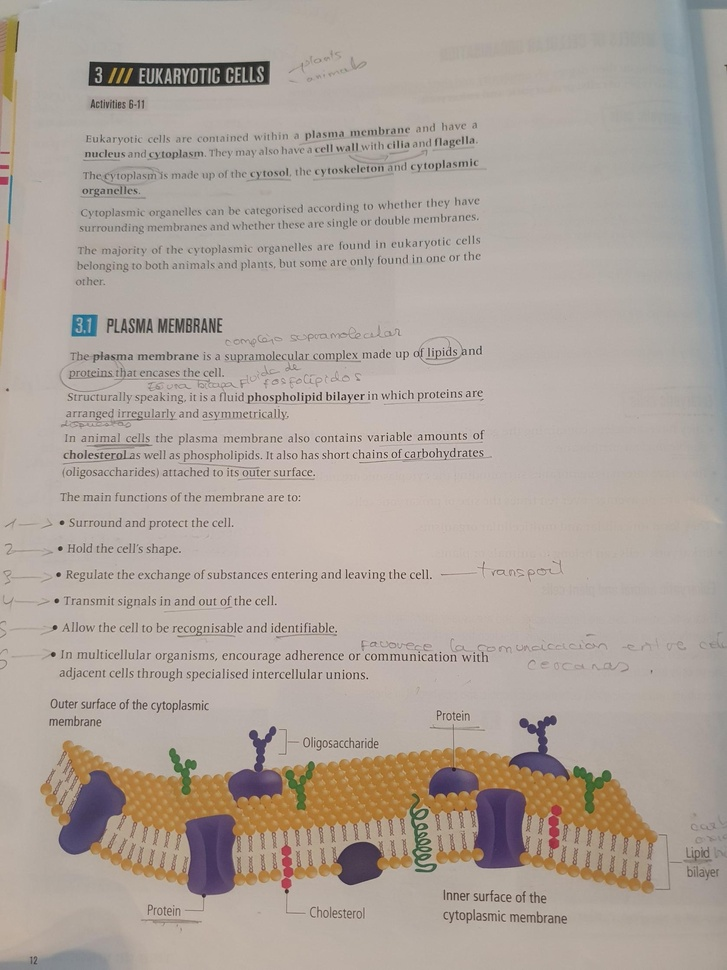
#> input picture fotos/page_03.jpg, 727 x 970 px, shrunk from 1676 x 2235 before the run
$ python crop_all_diagrams.py
#> lines starting #> are read from the running program, lines starting #| are printed output that depends on the picture
from PIL import Image

def crop_box(img_path, box, out_path):
#> called with img_path = 'fotos/page_03.jpg', box = (0.04, 0.72, 0.94, 0.94), out_path = 'fotos/membrana_mosaico_fluido.png'
    im = Image.open(img_path)
#> im is the input picture: PIL image 727x970 RGB; mean R, G, B 174.3, 163.9, 155.9
    w, h = im.size
#> w = 727; h = 970
    crop_area = (int(w * box[0]), int(h * box[1]), int(w * box[2]), int(h * box[3]))
#> crop_area = (29, 698, 683, 911)
    cropped = im.crop(crop_area)
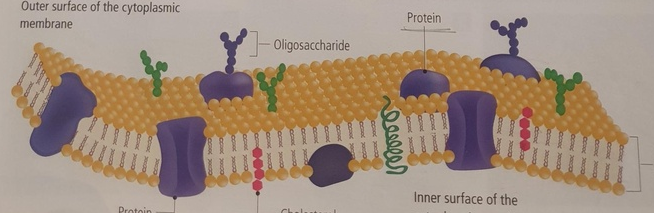
#> cropped: PIL image 654x213 RGB; mean R, G, B 162.7, 143.1, 126.7
    cropped.save(out_path)
    print(f"Saved {out_path}: {cropped.size}")
#| Saved fotos/membrana_mosaico_fluido.png: (654, 213)

# Page 3 (p.12): Membrana plasmática
# Membrane 3D diagram at the bottom
crop_box("fotos/page_03.jpg", (0.04, 0.72, 0.94, 0.94), "fotos/membrana_mosaico_fluido.png")

# Page 4 (p.13): Transporte y Pared celular
# Small substance transport (left)
crop_box("fotos/page_04.jpg", (0.04, 0.13, 0.47, 0.35), "fotos/transporte_membrana.png")
#> call 2 of crop_box, with img_path = 'fotos/page_04.jpg', box = (0.04, 0.13, 0.47, 0.35), out_path = 'fotos/transporte_membrana.png'
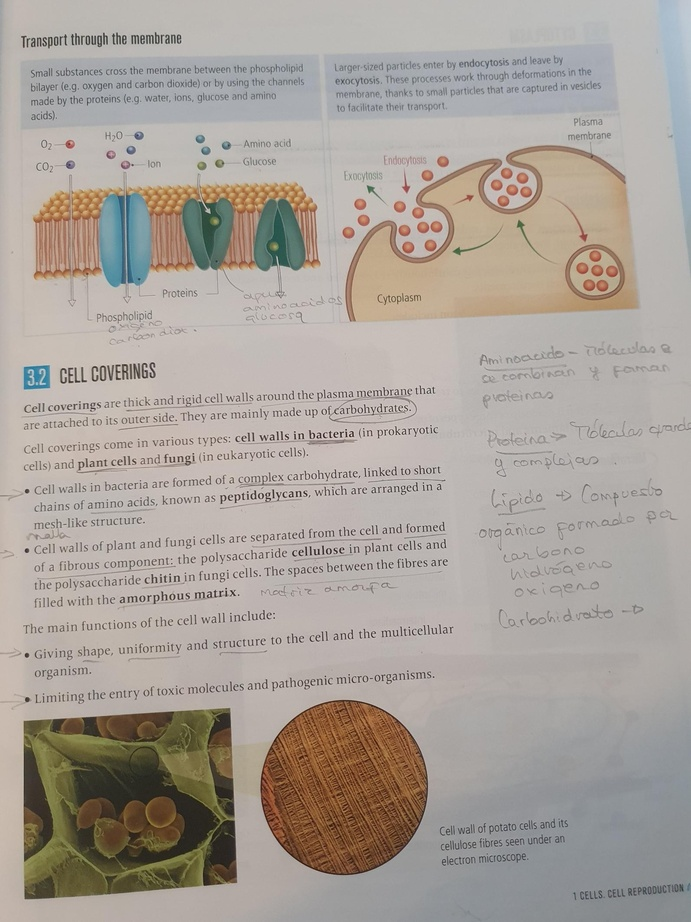
#> input picture fotos/page_04.jpg, 691 x 922 px, shrunk from 1593 x 2124 before the run
#> in crop_box, im is the input picture: PIL image 691x922 RGB; mean R, G, B 169.1, 161.4, 154.2
#> in crop_box (call 2), `cropped = im.crop(crop_area)`:
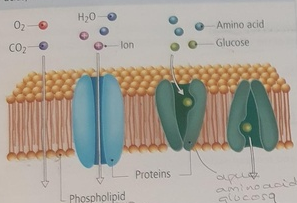
#> cropped: PIL image 297x203 RGB; mean R, G, B 168.3, 161.5, 151.6
#| Saved fotos/transporte_membrana.png: (297, 203)
# Endocytosis & Exocytosis (right)
crop_box("fotos/page_04.jpg", (0.49, 0.15, 0.93, 0.35), "fotos/endocitosis_exocitosis.png")
#> call 3 of crop_box, with img_path = 'fotos/page_04.jpg', box = (0.49, 0.15, 0.93, 0.35), out_path = 'fotos/endocitosis_exocitosis.png'
#> in crop_box (call 3), `cropped = im.crop(crop_area)`:
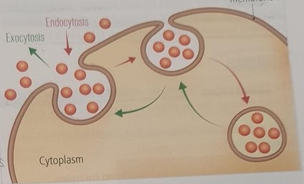
#> cropped: PIL image 304x184 RGB; mean R, G, B 184.7, 166.1, 147.6
#| Saved fotos/endocitosis_exocitosis.png: (304, 184)
# Cell wall potato micrograph (bottom left/center)
crop_box("fotos/page_04.jpg", (0.03, 0.75, 0.62, 0.97), "fotos/pared_celular_microscopio.png")
#> call 4 of crop_box, with img_path = 'fotos/page_04.jpg', box = (0.03, 0.75, 0.62, 0.97), out_path = 'fotos/pared_celular_microscopio.png'
#> in crop_box (call 4), `cropped = im.crop(crop_area)`:
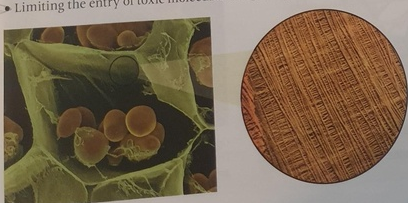
#> cropped: PIL image 408x203 RGB; mean R, G, B 121.3, 102.5, 78.8
#| Saved fotos/pared_celular_microscopio.png: (408, 203)

# Page 5 (p.14): Citoesqueleto
# Cytoskeleton 3D diagram (bottom left)
#> (the run stopped early here; a loop or call above may not have finished)
